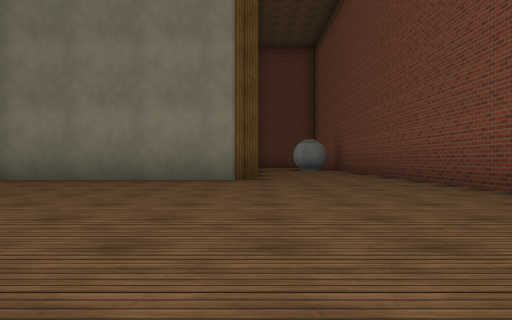
View 1 (above)

17 first-person views from a walk through a scene from a Unity 3-D project. The camera is 0.32 m above the floor, looks level and sees 75° across. The floor is counted in squares, 1 m on a side. Each view is taken from the middle of a square. On the plan, view 1 faces up. The plan holds only what a view shows up to about 9 squares ahead; the rest is blank. The place goes on beyond the plan. The player character is not drawn. Some animated figures are left out. Door leaves are left out, so doorways stand open. Surface patterns are stand-ins for the level's own textures.

View 2
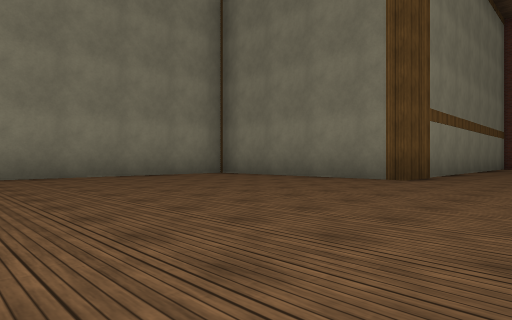

View 3
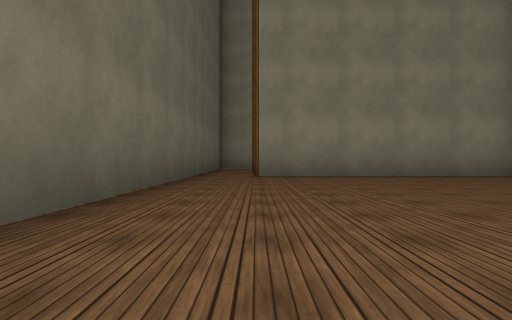

View 4
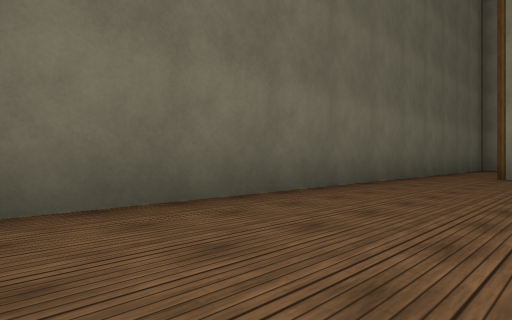

View 5
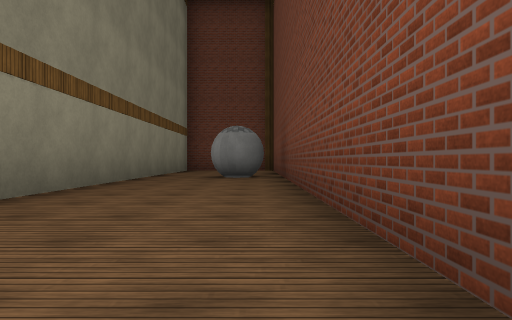

View 6
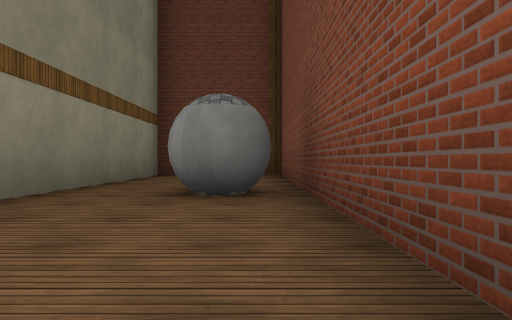

View 7
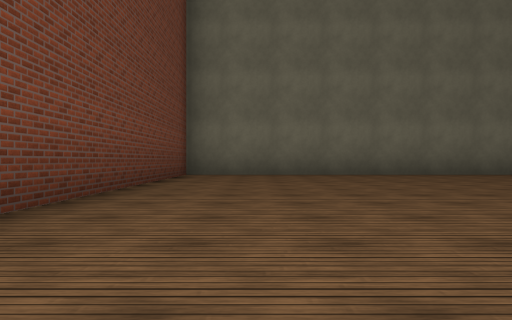

View 8
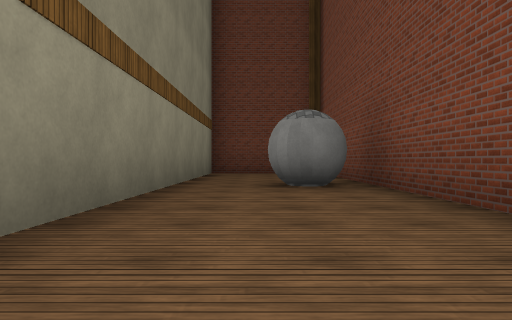

View 9
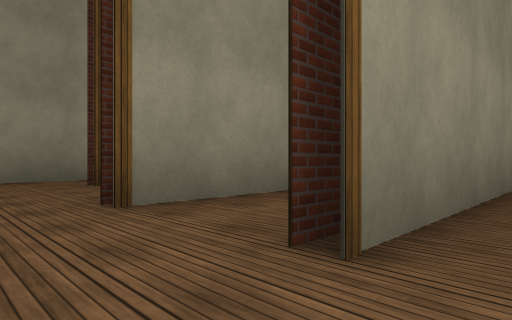

View 10
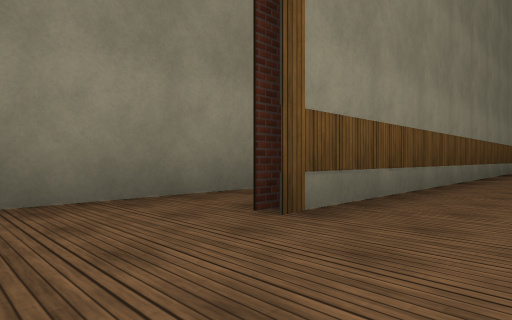

View 11
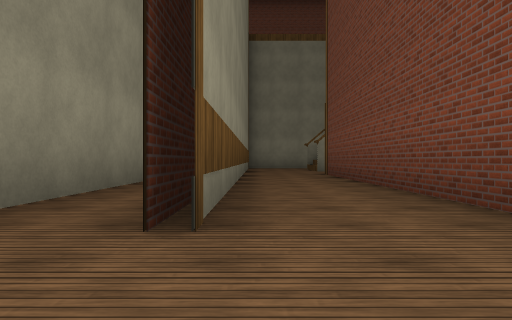

View 12
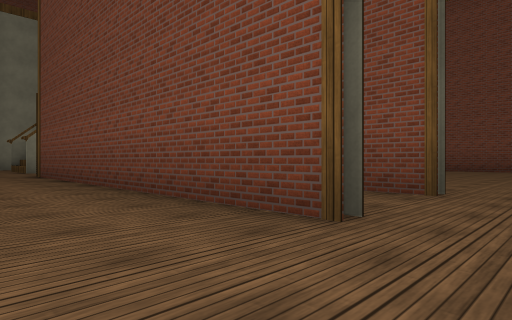

View 13
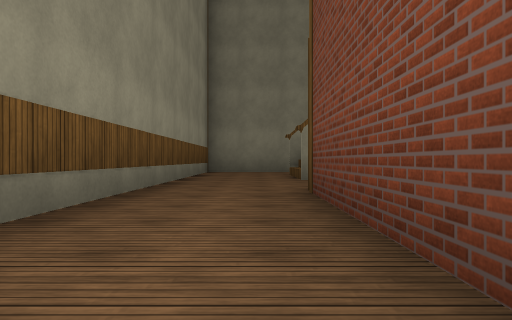

View 14
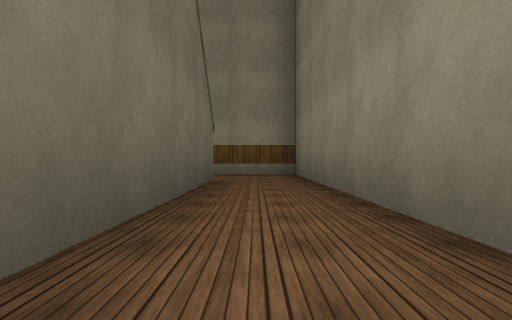

View 15
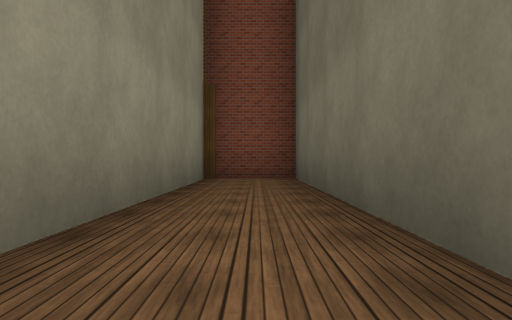

View 16
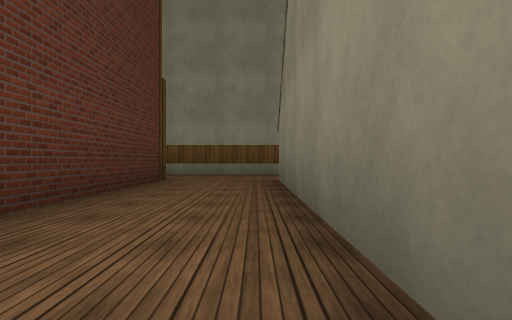

View 17
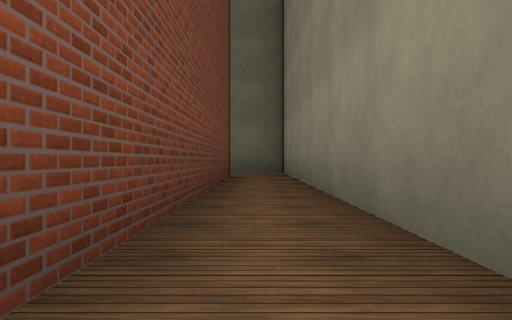

### Floor plan
Points are (right, up) in squares from view 1. A wall is a line through its corners. A room is listed if a view was taken in it or the views show most of it. See-through windows are left out.
Room 1 (views 1, 2, 3, 4, 5, 6, 7, 8, 9)
walls: (0.1, 6.3) (0, 5.4) (-4.6, 5.4) (-4.6, -0.1); (-4.8, 0.4) (-4.8, -0.1); (-6.5, -1.2) (2.5, -1.2) (2.5, 14) (-0.1, 14) (-0.1, 6.5)
ways out: opening at (-5.5, -1) to room 2
objects: ball (2, 10)
Room 2 (views 10, 11, 12, 13, 16)
walls: (-8.3, 8.4) (-8.3, 0.4); (-8.5, 1.6) (-8.5, 0.4); (-6.5, -0.1) (-6.5, 6.5) (-2.9, 6.5); (-8.5, -1.2) (-6.5, -1.2); (-1.4, 8.4) (-6.3, 8.4)
ways out: opening at (-5.5, -1) to room 1; opening at (-7, 9.5) to room 3; opening at (-8, -0.5) to room 4
Room 3 (views 14, 15)
walls: (-6.1, 9.5) (-6.1, 10.3) (-0.3, 10.3) (-0.3, 11.9) (-8.3, 11.9) (-8.3, 8.4); (-6.3, 8.4) (-6.3, 10)
ways out: opening at (-7, 9.5) to room 2
Room 4 (view 17)
walls: (-9.7, 6.1) (-9.7, -1.2) (-8.5, -1.2); (-8.5, 1.7) (-8.5, 6.4)
ways out: opening at (-8, -0.5) to room 2

Positions as (right, up) in squares from view 1, and headings:
1: (0, 0), facing up
2: (2, 0), facing up-left
3: (2, 0), facing left
4: (2, 1), facing down-left
5: (2, 4), facing up
6: (2, 7), facing up
7: (1, 6), facing down
8: (1, 6), facing up
9: (-4, -1), facing up-left
10: (-7, -1), facing up-left
11: (-8, -1), facing up
12: (-8, -1), facing up-right
13: (-7, 3), facing up
14: (-1, 11), facing left
15: (-6, 11), facing right
16: (-1, 8), facing left
17: (-9, 7), facing down
